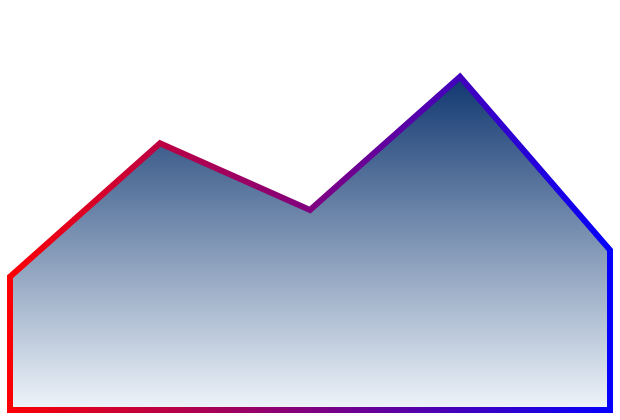

Specify this chart in Vega-Lite:
### Vega specification from a JSON file in a GitHub repository (floating-point values rounded to 4 significant figures)
{"$schema": "https://vega.github.io/schema/vega/v6.json", "width": 300, "height": 200, "padding": 5, "autosize": "none", "background": "white", "data": [{"name": "table", "values": [{"x": 0, "y": 10}, {"x": 1, "y": 20}, {"x": 2, "y": 15}, {"x": 3, "y": 25}, {"x": 4, "y": 12}]}], "scales": [{"name": "x", "type": "linear", "domain": [0, 4], "range": "width"}, {"name": "y", "type": "linear", "domain": [0, 30], "range": [{"signal": "height"}, 0]}], "marks": [{"type": "area", "from": {"data": "table"}, "encode": {"update": {"x": {"scale": "x", "field": "x"}, "y": {"scale": "y", "field": "y"}, "y2": {"scale": "y", "value": 0}, "fill": {"value": {"gradient": "linear", "stops": [{"offset": 0, "color": "#08306b"}, {"offset": 1, "color": "#f7fbff"}], "x1": 0, "y1": 0, "x2": 0, "y2": 1}}, "stroke": {"value": {"gradient": "linear", "stops": [{"offset": 0, "color": "red"}, {"offset": 1, "color": "blue"}], "x1": 0, "y1": 0, "x2": 1, "y2": 0}}, "strokeWidth": {"value": 3}}}}]}
